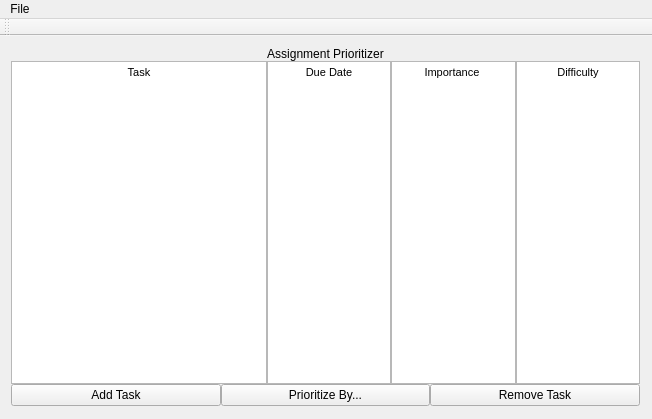
<?xml version="1.0" encoding="UTF-8"?>
<ui version="4.0">
 <class>Prioritizer</class>
 <widget class="QMainWindow" name="Prioritizer">
  <property name="geometry">
   <rect>
    <x>0</x>
    <y>0</y>
    <width>652</width>
    <height>419</height>
   </rect>
  </property>
  <property name="windowTitle">
   <string>Prioritizer</string>
  </property>
  <widget class="QWidget" name="centralWidget">
   <property name="sizePolicy">
    <sizepolicy hsizetype="Preferred" vsizetype="Preferred">
     <horstretch>0</horstretch>
     <verstretch>0</verstretch>
    </sizepolicy>
   </property>
   <widget class="QWidget" name="verticalLayoutWidget">
    <property name="geometry">
     <rect>
      <x>0</x>
      <y>0</y>
      <width>651</width>
      <height>381</height>
     </rect>
    </property>
    <layout class="QVBoxLayout" name="verticalLayout">
     <property name="spacing">
      <number>0</number>
     </property>
     <item>
      <widget class="QLabel" name="Heading">
       <property name="sizePolicy">
        <sizepolicy hsizetype="Preferred" vsizetype="Maximum">
         <horstretch>0</horstretch>
         <verstretch>0</verstretch>
        </sizepolicy>
       </property>
       <property name="text">
        <string>Assignment Prioritizer</string>
       </property>
       <property name="alignment">
        <set>Qt::AlignCenter</set>
       </property>
      </widget>
     </item>
     <item>
      <layout class="QHBoxLayout" name="horizontalLayout">
       <property name="spacing">
        <number>0</number>
       </property>
       <item>
        <widget class="QTextEdit" name="taskOutput">
         <property name="sizePolicy">
          <sizepolicy hsizetype="Minimum" vsizetype="Minimum">
           <horstretch>0</horstretch>
           <verstretch>0</verstretch>
          </sizepolicy>
         </property>
         <property name="html">
          <string>&lt;!DOCTYPE HTML PUBLIC &quot;-//W3C//DTD HTML 4.0//EN&quot; &quot;http://www.w3.org/TR/REC-html40/strict.dtd&quot;&gt;
&lt;html&gt;&lt;head&gt;&lt;meta name=&quot;qrichtext&quot; content=&quot;1&quot; /&gt;&lt;style type=&quot;text/css&quot;&gt;
p, li { white-space: pre-wrap; }
&lt;/style&gt;&lt;/head&gt;&lt;body style=&quot; font-family:'MS Shell Dlg 2'; font-size:8.25pt; font-weight:400; font-style:normal;&quot;&gt;
&lt;p align=&quot;center&quot; style=&quot; margin-top:0px; margin-bottom:0px; margin-left:0px; margin-right:0px; -qt-block-indent:0; text-indent:0px;&quot;&gt;&lt;span style=&quot; font-size:8pt;&quot;&gt;Task&lt;/span&gt;&lt;/p&gt;
&lt;p align=&quot;center&quot; style=&quot;-qt-paragraph-type:empty; margin-top:0px; margin-bottom:0px; margin-left:0px; margin-right:0px; -qt-block-indent:0; text-indent:0px; font-size:8pt; text-decoration: underline;&quot;&gt;&lt;br /&gt;&lt;/p&gt;&lt;/body&gt;&lt;/html&gt;</string>
         </property>
        </widget>
       </item>
       <item>
        <widget class="QTextEdit" name="dateOutput">
         <property name="html">
          <string>&lt;!DOCTYPE HTML PUBLIC &quot;-//W3C//DTD HTML 4.0//EN&quot; &quot;http://www.w3.org/TR/REC-html40/strict.dtd&quot;&gt;
&lt;html&gt;&lt;head&gt;&lt;meta name=&quot;qrichtext&quot; content=&quot;1&quot; /&gt;&lt;style type=&quot;text/css&quot;&gt;
p, li { white-space: pre-wrap; }
&lt;/style&gt;&lt;/head&gt;&lt;body style=&quot; font-family:'MS Shell Dlg 2'; font-size:8.25pt; font-weight:400; font-style:normal;&quot;&gt;
&lt;p align=&quot;center&quot; style=&quot; margin-top:0px; margin-bottom:0px; margin-left:0px; margin-right:0px; -qt-block-indent:0; text-indent:0px;&quot;&gt;&lt;span style=&quot; font-size:8pt;&quot;&gt;Due Date&lt;/span&gt;&lt;/p&gt;
&lt;p align=&quot;center&quot; style=&quot;-qt-paragraph-type:empty; margin-top:0px; margin-bottom:0px; margin-left:0px; margin-right:0px; -qt-block-indent:0; text-indent:0px; font-size:8pt;&quot;&gt;&lt;br /&gt;&lt;/p&gt;&lt;/body&gt;&lt;/html&gt;</string>
         </property>
        </widget>
       </item>
       <item>
        <widget class="QTextEdit" name="importanceOutput">
         <property name="html">
          <string>&lt;!DOCTYPE HTML PUBLIC &quot;-//W3C//DTD HTML 4.0//EN&quot; &quot;http://www.w3.org/TR/REC-html40/strict.dtd&quot;&gt;
&lt;html&gt;&lt;head&gt;&lt;meta name=&quot;qrichtext&quot; content=&quot;1&quot; /&gt;&lt;style type=&quot;text/css&quot;&gt;
p, li { white-space: pre-wrap; }
&lt;/style&gt;&lt;/head&gt;&lt;body style=&quot; font-family:'MS Shell Dlg 2'; font-size:8.25pt; font-weight:400; font-style:normal;&quot;&gt;
&lt;p align=&quot;center&quot; style=&quot; margin-top:0px; margin-bottom:0px; margin-left:0px; margin-right:0px; -qt-block-indent:0; text-indent:0px;&quot;&gt;&lt;span style=&quot; font-size:8pt;&quot;&gt;Importance &lt;/span&gt;&lt;/p&gt;&lt;/body&gt;&lt;/html&gt;</string>
         </property>
        </widget>
       </item>
       <item>
        <widget class="QTextEdit" name="difficultyOutput">
         <property name="html">
          <string>&lt;!DOCTYPE HTML PUBLIC &quot;-//W3C//DTD HTML 4.0//EN&quot; &quot;http://www.w3.org/TR/REC-html40/strict.dtd&quot;&gt;
&lt;html&gt;&lt;head&gt;&lt;meta name=&quot;qrichtext&quot; content=&quot;1&quot; /&gt;&lt;style type=&quot;text/css&quot;&gt;
p, li { white-space: pre-wrap; }
&lt;/style&gt;&lt;/head&gt;&lt;body style=&quot; font-family:'MS Shell Dlg 2'; font-size:8.25pt; font-weight:400; font-style:normal;&quot;&gt;
&lt;p align=&quot;center&quot; style=&quot; margin-top:0px; margin-bottom:0px; margin-left:0px; margin-right:0px; -qt-block-indent:0; text-indent:0px;&quot;&gt;&lt;span style=&quot; font-size:8pt;&quot;&gt;Difficulty&lt;/span&gt;&lt;/p&gt;&lt;/body&gt;&lt;/html&gt;</string>
         </property>
        </widget>
       </item>
      </layout>
     </item>
     <item>
      <layout class="QHBoxLayout" name="horizontalLayout_2">
       <property name="spacing">
        <number>0</number>
       </property>
       <item>
        <widget class="QPushButton" name="AddTask">
         <property name="sizePolicy">
          <sizepolicy hsizetype="Minimum" vsizetype="Fixed">
           <horstretch>0</horstretch>
           <verstretch>0</verstretch>
          </sizepolicy>
         </property>
         <property name="text">
          <string>Add Task</string>
         </property>
        </widget>
       </item>
       <item>
        <widget class="QPushButton" name="SortList">
         <property name="sizePolicy">
          <sizepolicy hsizetype="Minimum" vsizetype="Fixed">
           <horstretch>0</horstretch>
           <verstretch>0</verstretch>
          </sizepolicy>
         </property>
         <property name="text">
          <string>Prioritize By...</string>
         </property>
        </widget>
       </item>
       <item>
        <widget class="QPushButton" name="RemoveTask">
         <property name="sizePolicy">
          <sizepolicy hsizetype="Minimum" vsizetype="Fixed">
           <horstretch>0</horstretch>
           <verstretch>0</verstretch>
          </sizepolicy>
         </property>
         <property name="text">
          <string>Remove Task</string>
         </property>
        </widget>
       </item>
      </layout>
     </item>
    </layout>
   </widget>
  </widget>
  <widget class="QMenuBar" name="menuBar">
   <property name="geometry">
    <rect>
     <x>0</x>
     <y>0</y>
     <width>652</width>
     <height>21</height>
    </rect>
   </property>
   <widget class="QMenu" name="menuFile">
    <property name="title">
     <string>File</string>
    </property>
    <addaction name="actionSave_File"/>
    <addaction name="actionLoad_List"/>
   </widget>
   <addaction name="menuFile"/>
  </widget>
  <widget class="QToolBar" name="mainToolBar">
   <attribute name="toolBarArea">
    <enum>TopToolBarArea</enum>
   </attribute>
   <attribute name="toolBarBreak">
    <bool>false</bool>
   </attribute>
  </widget>
  <action name="actionSave_File">
   <property name="text">
    <string>Save Current List</string>
   </property>
  </action>
  <action name="actionLoad_List">
   <property name="text">
    <string>Load List</string>
   </property>
  </action>
 </widget>
 <layoutdefault spacing="6" margin="11"/>
 <resources/>
 <connections/>
</ui>
